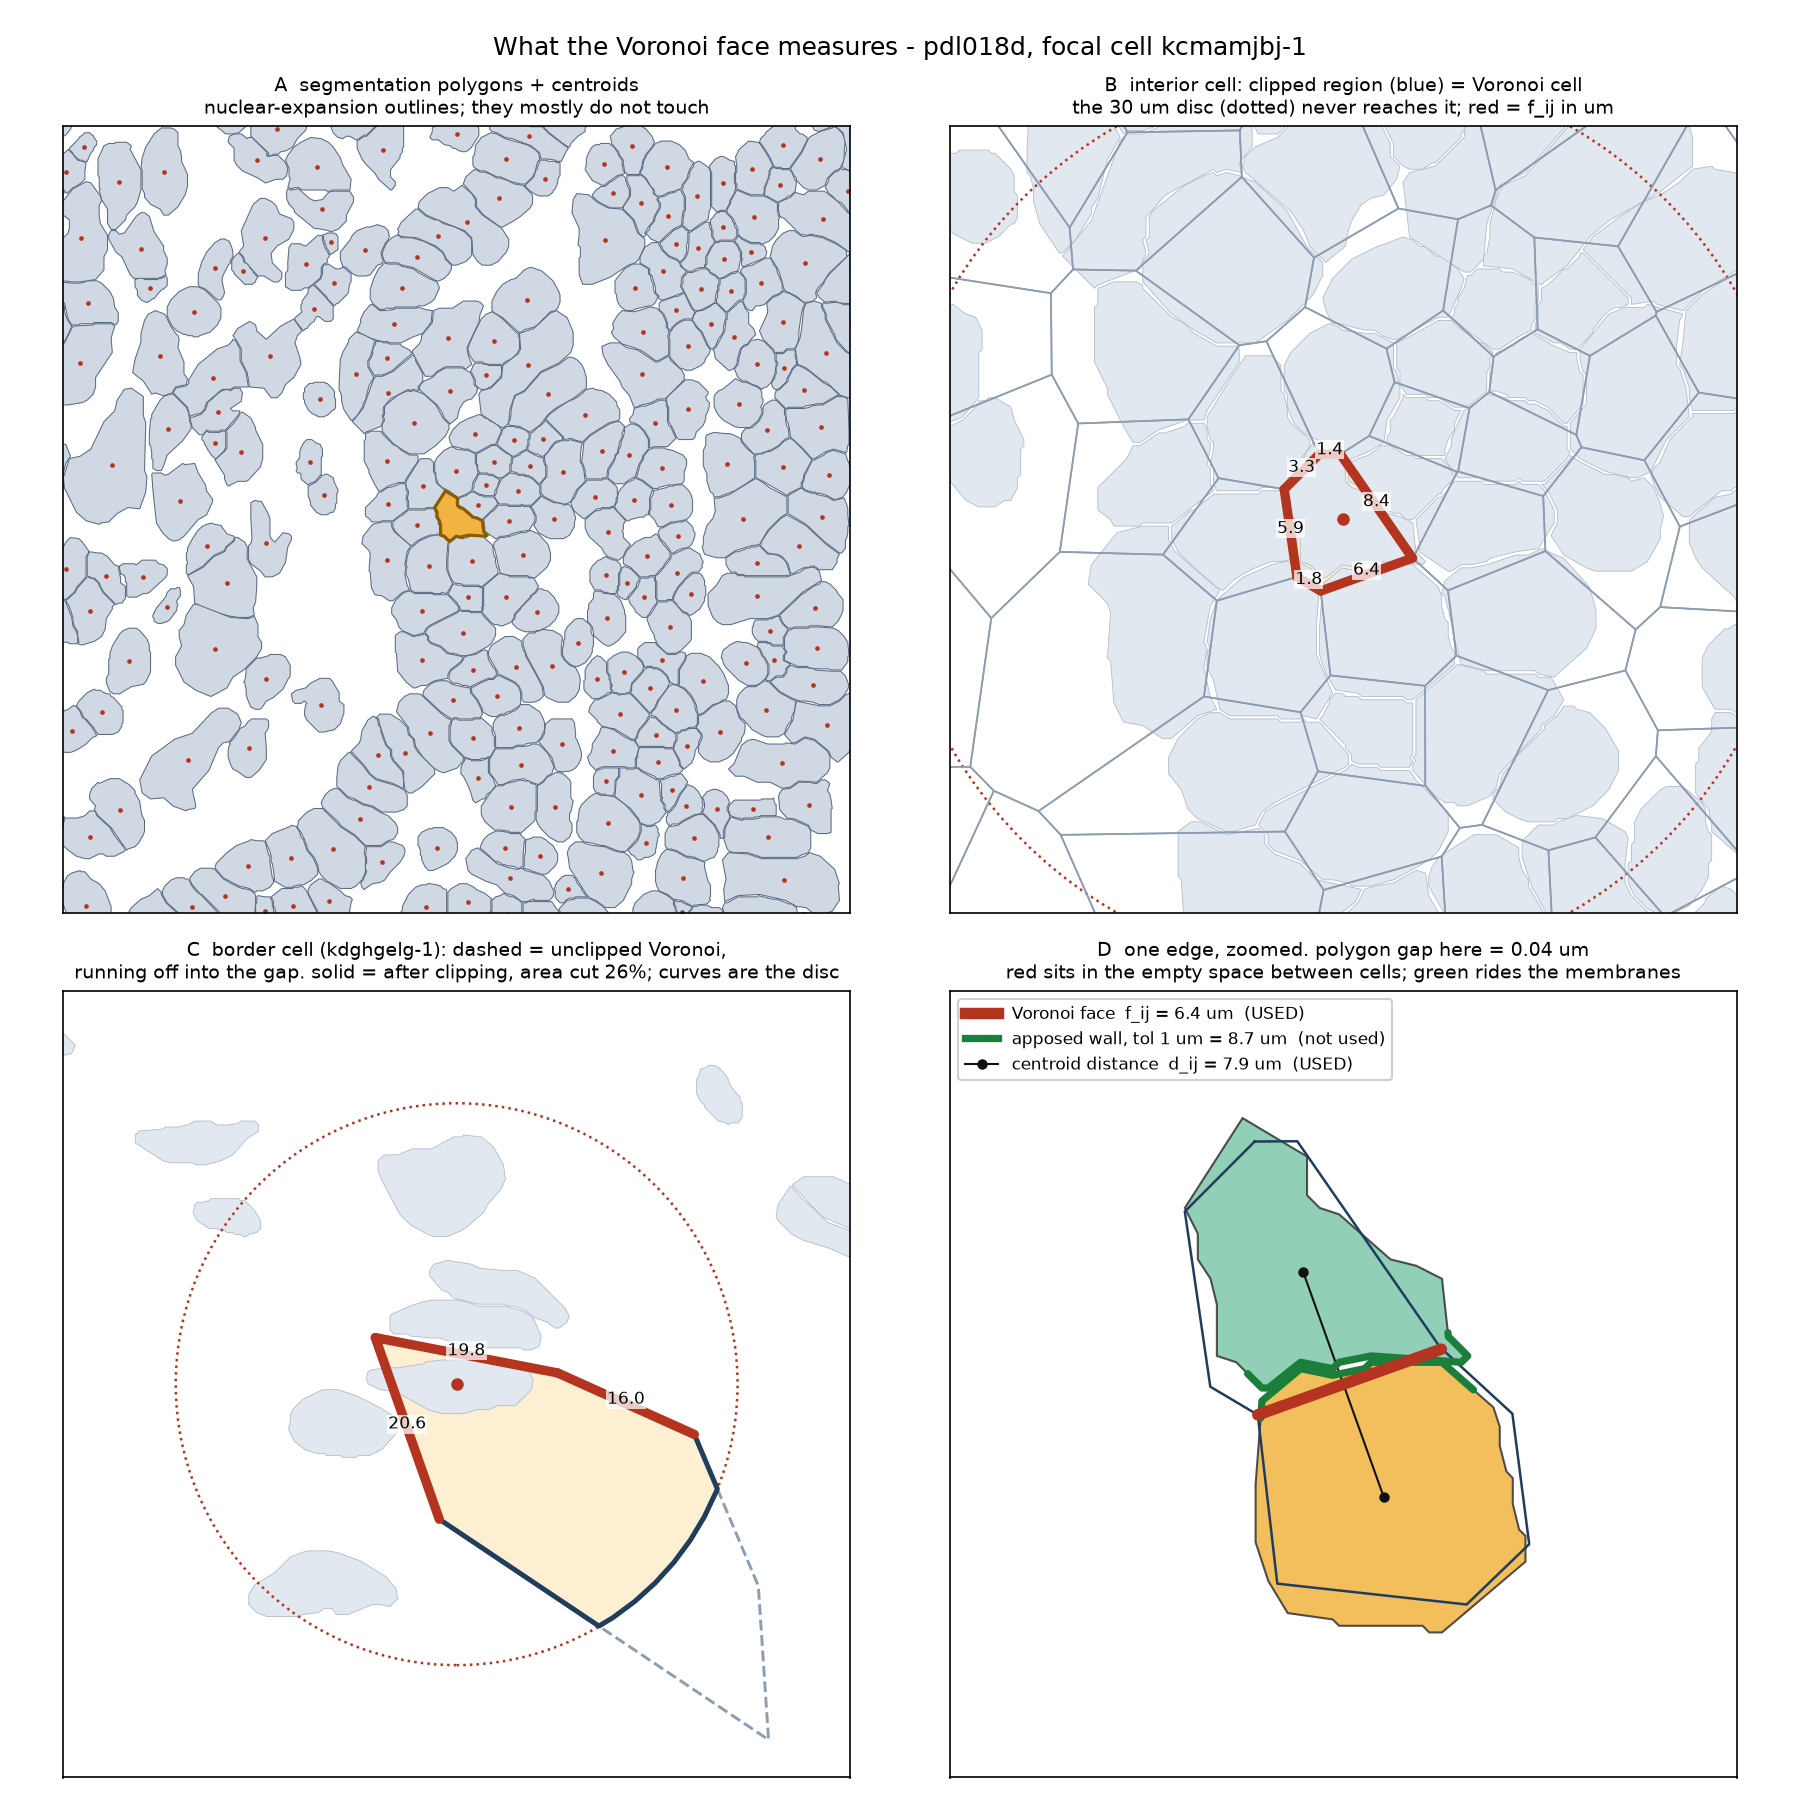

Recreate this plot in Python.
"""What the Voronoi face actually measures, drawn on real cells.

Diagnostic only: illustrates the preprocessing claim in the AISTATS draft.
Uses discell.preprocess.geometry directly so the picture cannot drift from
the code that builds the bundles.
"""
import numpy as np, pandas as pd, anndata as ad, shapely
from shapely import wkb as shp_wkb
from shapely.geometry import Point
import matplotlib
matplotlib.use("Agg")
import matplotlib.pyplot as plt
from matplotlib.patches import Circle

from discell.preprocess.geometry import build_voronoi_graph, apposed_wall_um

BUNDLE = "data/datasets/gse315411_pdltma06_10_prime_dual/bundle"
NAME = "pdl018d"
CLIP_UM, TOL_UM = 30.0, 1.0
OUT = "scratchpad"

a = ad.read_h5ad(f"{BUNDLE}/{NAME}.h5ad", backed="r")
mpp = float(a.uns["microns_per_pixel"])
cent_all = np.asarray(a.obsm["spatial"], dtype=np.float64)
polys_df = pd.read_parquet(f"{BUNDLE}/{NAME}_polygons.parquet")
assert list(polys_df["cell"]) == list(a.obs_names), "polygon order must match obs"
polys_all = np.array([shp_wkb.loads(b) for b in polys_df["wkb"]], dtype=object)

deg = np.asarray(a.obs["voronoi_degree"])
focal = np.flatnonzero(deg == int(np.median(deg)))
focal = focal[len(focal) // 2]

# Voronoi over a generous halo so displayed cells get their true regions.
HALO_UM = 260.0
d_um = np.linalg.norm(cent_all - cent_all[focal], axis=1) * mpp
sel = np.flatnonzero(d_um <= HALO_UM)
lf = int(np.flatnonzero(sel == focal)[0])
cent, polys = cent_all[sel], polys_all[sel]

graph, regions = build_voronoi_graph(polys, cent, mpp, CLIP_UM, 100.0)
graph_nc, regions_nc = build_voronoi_graph(polys, cent, mpp, None, 100.0)
app = apposed_wall_um(polys, graph.i, graph.j, mpp, TOL_UM)

# --- does the clip ever bind? only count cells well inside the halo, so the
# unbounded outer ring of the local tessellation does not fake a border.
inner = np.flatnonzero(np.linalg.norm(cent - cent[lf], axis=1) * mpp <= HALO_UM - 60)
bound = np.array([
    regions_nc[k] is not None and regions[k] is not None
    and regions[k].area < regions_nc[k].area * (1 - 1e-6) for k in inner])
print(f"clip binds on {100*bound.mean():.1f}% of {len(inner)} interior cells "
      f"(region area reduced by the {CLIP_UM:g} um disc)")

key_nc = {(int(i), int(j)): w for i, j, w in zip(graph_nc.i, graph_nc.j, graph_nc.shared_wall_um)}
key_c = {(int(i), int(j)): w for i, j, w in zip(graph.i, graph.j, graph.shared_wall_um)}
inset = set(inner.tolist())
shared_keys = [k for k in key_nc if k[0] in inset and k[1] in inset]
dropped = [k for k in shared_keys if k not in key_c]
shrunk = [k for k in shared_keys if k in key_c and key_c[k] < key_nc[k] * (1 - 1e-6)]
print(f"of {len(shared_keys)} interior edges: {len(dropped)} removed by the clip, "
      f"{len(shrunk)} shortened")

nb = [(int(i), int(j), w, g, ap) for i, j, w, g, ap
      in zip(graph.i, graph.j, graph.shared_wall_um, graph.wall_dist_um, app)
      if lf in (i, j)]
print(f"\nfocal cell {a.obs_names[focal]}, {len(nb)} voronoi neighbours")
for i, j, w, g, ap in nb:
    print(f"  face {w:6.2f} um | polygon gap {g:6.2f} um | apposed(1um) {ap:6.2f} um")

gaps = graph.wall_dist_um
print(f"\nover {len(gaps)} local voronoi edges: {100*(gaps <= 0).mean():.1f}% of "
      f"polygon pairs touch, median gap {np.median(gaps):.2f} um, "
      f"{100*(app > 0).mean():.1f}% have nonzero apposed wall at {TOL_UM:g} um")

# A border cell where the disc really does bite, chosen slide-wide. Want a
# tissue EDGE, not an isolated cell: dense on one side, open on the other, so
# the region still has real faces as well as clipped arcs.
from scipy.spatial import cKDTree
tree_all = cKDTree(cent_all)
nn = tree_all.query(cent_all, k=7)[0] * mpp
edgey = np.flatnonzero((nn[:, 6] > 22) & (nn[:, 6] < 60) & (nn[:, 2] < 12))
print(f"{len(edgey)} tissue-edge candidates")

best = None
rng = np.random.default_rng(0)
for c in rng.permutation(edgey)[:60]:
    c = int(c)
    d = np.linalg.norm(cent_all - cent_all[c], axis=1) * mpp
    sidx = np.flatnonzero(d <= 200.0)
    if len(sidx) < 40:
        continue
    lfc = int(np.flatnonzero(sidx == c)[0])
    g, regs = build_voronoi_graph(polys_all[sidx], cent_all[sidx], mpp, CLIP_UM, 100.0)
    _, regs_nc = build_voronoi_graph(polys_all[sidx], cent_all[sidx], mpp, None, 100.0)
    if regs[lfc] is None or regs_nc[lfc] is None or regs[lfc].is_empty:
        continue
    cut = 1 - regs[lfc].area / regs_nc[lfc].area
    ndeg = int(((g.i == lfc) | (g.j == lfc)).sum())
    if ndeg >= 3 and (best is None or cut > best[0]):
        best = (cut, c, sidx, lfc, g, regs, regs_nc)
assert best is not None, "no tissue-edge cell found"
bcut, pick, bsel, blf, bgraph, bregions, bregions_nc = best
bcent, bpolys = cent_all[bsel], polys_all[bsel]
print(f"border exemplar: {a.obs_names[pick]}, 6th-NN {nn[pick,6]:.1f} um, "
      f"area cut {100*bcut:.0f}%, degree "
      f"{int(((bgraph.i==blf)|(bgraph.j==blf)).sum())}")


def draw_region(ax, g, fill=None, **kw):
    if g is None or g.is_empty:
        return
    for gg in (g.geoms if hasattr(g, "geoms") else [g]):
        xs, ys = gg.exterior.xy
        if fill:
            ax.fill(xs, ys, facecolor=fill, zorder=0)
        ax.plot(xs, ys, **kw)


def view(ax, c, half_um):
    h = half_um / mpp
    ax.set_xlim(c[0] - h, c[0] + h); ax.set_ylim(c[1] - h, c[1] + h)
    ax.set_aspect("equal"); ax.set_xticks([]); ax.set_yticks([])


def faces_of(ax, k, label=True):
    out = []
    for i, j, w, *_ in [(int(i), int(j), w) for i, j, w in
                        zip(graph.i, graph.j, graph.shared_wall_um) if k in (i, j)]:
        sh = regions[i].boundary.intersection(regions[j].boundary)
        for seg in (sh.geoms if hasattr(sh, "geoms") else [sh]):
            if not seg.is_empty and hasattr(seg, "xy"):
                sx, sy = seg.xy
                ax.plot(sx, sy, color="#b4341f", lw=4.5, solid_capstyle="round", zorder=5)
        if label and not sh.is_empty:
            m = sh.centroid
            ax.annotate(f"{w:.1f}", (m.x, m.y), fontsize=8, ha="center", zorder=6,
                        bbox=dict(fc="white", ec="none", alpha=0.75, pad=0.6))
        out.append(w)
    return out


fig, axes = plt.subplots(2, 2, figsize=(12, 12))

# A: what segmentation gives us, wide enough to show a tissue gap
ax = axes[0, 0]
for p in polys:
    xs, ys = p.exterior.xy
    ax.fill(xs, ys, facecolor="#cfd8e3", edgecolor="#5a6b82", lw=0.5)
ax.plot(cent[:, 0], cent[:, 1], ".", color="#b4341f", ms=2.5)
xs, ys = polys[lf].exterior.xy
ax.fill(xs, ys, facecolor="#f2b441", edgecolor="#8a5c00", lw=1.5, zorder=3)
view(ax, cent[lf], 70)
ax.set_title("A  segmentation polygons + centroids\n"
             "nuclear-expansion outlines; they mostly do not touch", fontsize=9)

# B: interior -- clip is a no-op, faces are pure bisectors
ax = axes[0, 1]
for p in polys:
    xs, ys = p.exterior.xy
    ax.fill(xs, ys, facecolor="#e2e8f0", edgecolor="#b0bccb", lw=0.4)
for g in regions:
    draw_region(ax, g, color="#8d9db0", lw=0.8)
draw_region(ax, regions[lf], fill="#fdf0d2", color="#1f3d5c", lw=2.2)
ax.add_patch(Circle(cent[lf], CLIP_UM / mpp, fill=False, ec="#b4341f", lw=1.2, ls=":"))
faces_of(ax, lf)
ax.plot(cent[lf, 0], cent[lf, 1], "o", color="#b4341f", ms=5, zorder=7)
view(ax, cent[lf], 26)
ax.set_title(f"B  interior cell: clipped region (blue) = Voronoi cell\n"
             f"the {CLIP_UM:g} um disc (dotted) never reaches it; red = f_ij in um",
             fontsize=9)

# C: border cell -- the disc actually bites, arcs appear
ax = axes[1, 0]
for p in bpolys:
    xs, ys = p.exterior.xy
    ax.fill(xs, ys, facecolor="#e2e8f0", edgecolor="#b0bccb", lw=0.4)
draw_region(ax, bregions_nc[blf], color="#8d9db0", lw=1.4, ls="--")
draw_region(ax, bregions[blf], fill="#fdf0d2", color="#1f3d5c", lw=2.4)
ax.add_patch(Circle(bcent[blf], CLIP_UM / mpp, fill=False, ec="#b4341f", lw=1.2, ls=":"))
for i, j, w in zip(bgraph.i, bgraph.j, bgraph.shared_wall_um):
    if blf not in (int(i), int(j)):
        continue
    sh = bregions[int(i)].boundary.intersection(bregions[int(j)].boundary)
    for seg in (sh.geoms if hasattr(sh, "geoms") else [sh]):
        if not seg.is_empty and hasattr(seg, "xy"):
            sx, sy = seg.xy
            ax.plot(sx, sy, color="#b4341f", lw=4.5, solid_capstyle="round", zorder=5)
    if not sh.is_empty:
        m = sh.centroid
        ax.annotate(f"{w:.1f}", (m.x, m.y), fontsize=8, ha="center", zorder=6,
                    bbox=dict(fc="white", ec="none", alpha=0.75, pad=0.6))
ax.plot(bcent[blf, 0], bcent[blf, 1], "o", color="#b4341f", ms=5, zorder=7)
view(ax, bcent[blf], 42)
ax.set_title(f"C  border cell ({a.obs_names[pick]}): dashed = unclipped Voronoi,\n"
             f"running off into the gap. solid = after clipping, area cut "
             f"{100*bcut:.0f}%; curves are the disc", fontsize=9)

# D: one edge, both metrics
ax = axes[1, 1]
i, j, w, gap, ap = max(nb, key=lambda t: t[4])
for k, col in ((i, "#f2b441"), (j, "#7ec8a9")):
    xs, ys = polys[k].exterior.xy
    ax.fill(xs, ys, facecolor=col, edgecolor="#333", lw=1.0, alpha=0.85)
draw_region(ax, regions[i], color="#1f3d5c", lw=1.2)
draw_region(ax, regions[j], color="#1f3d5c", lw=1.2)
sh = regions[i].boundary.intersection(regions[j].boundary)
for seg in (sh.geoms if hasattr(sh, "geoms") else [sh]):
    if not seg.is_empty and hasattr(seg, "xy"):
        sx, sy = seg.xy
        ax.plot(sx, sy, color="#b4341f", lw=5.5, solid_capstyle="round", zorder=5)
for k, other in ((i, j), (j, i)):
    near = shapely.intersection(polys[k].boundary,
                                shapely.buffer(polys[other], TOL_UM / mpp))
    for seg in (near.geoms if hasattr(near, "geoms") else [near]):
        if not seg.is_empty and hasattr(seg, "xy"):
            sx, sy = seg.xy
            ax.plot(sx, sy, color="#1b7f3b", lw=3.5, solid_capstyle="round", zorder=4)
ax.plot([], [], color="#b4341f", lw=5.5, label=f"Voronoi face  f_ij = {w:.1f} um  (USED)")
ax.plot([], [], color="#1b7f3b", lw=3.5,
        label=f"apposed wall, tol {TOL_UM:g} um = {ap:.1f} um  (not used)")
ax.plot(cent[[i, j], 0], cent[[i, j], 1], "o-", color="#111", ms=4, lw=1.0,
        label=f"centroid distance  d_ij = "
              f"{np.linalg.norm(cent[i]-cent[j])*mpp:.1f} um  (USED)")
mx = 0.5 * (cent[i] + cent[j])
view(ax, mx, 13)
ax.legend(fontsize=8, loc="upper left", framealpha=0.92)
ax.set_title(f"D  one edge, zoomed. polygon gap here = {gap:.2f} um\n"
             "red sits in the empty space between cells; green rides the membranes",
             fontsize=9)

fig.suptitle(f"What the Voronoi face measures - {NAME}, focal cell {a.obs_names[focal]}",
             fontsize=12)
fig.tight_layout()
fig.savefig(f"{OUT}/face_anatomy.png", dpi=150)
print("wrote", f"{OUT}/face_anatomy.png")
